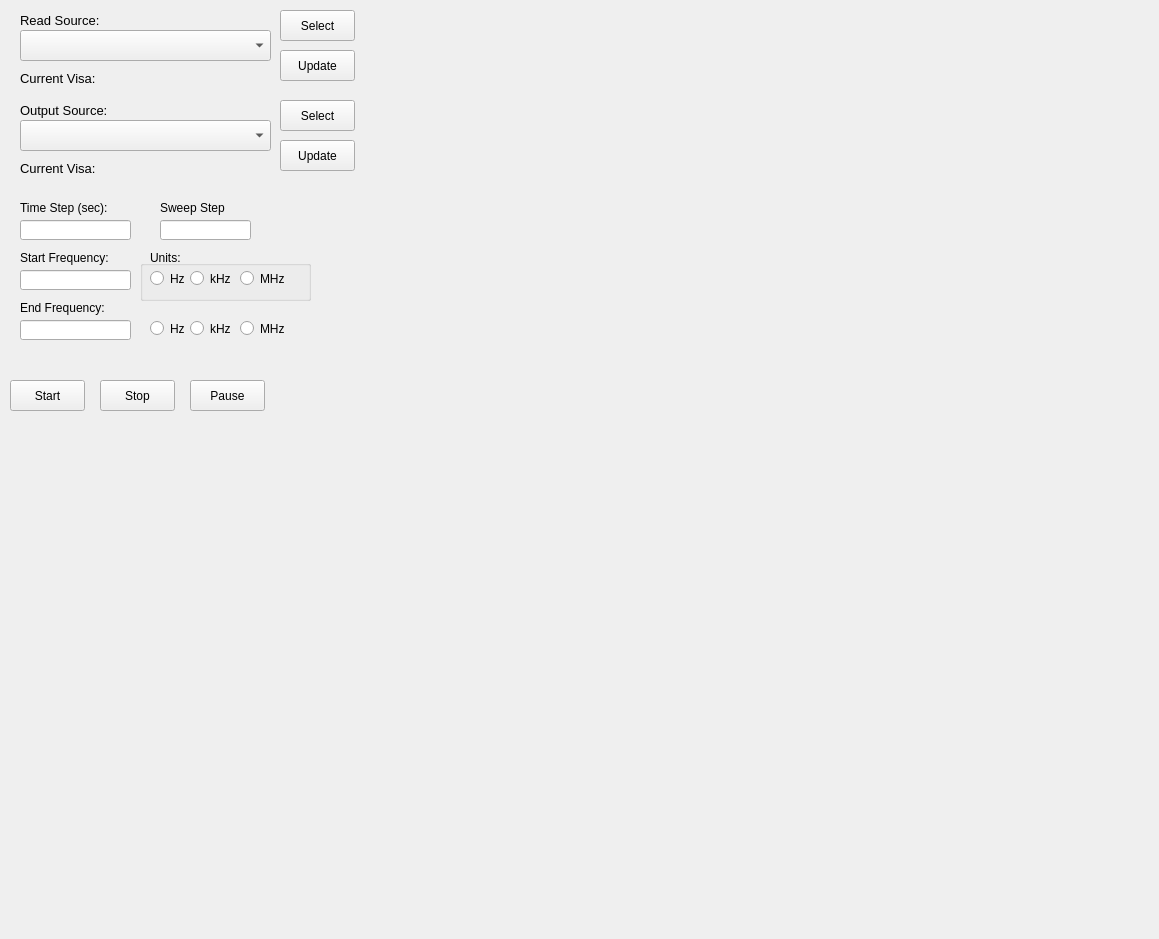
              <widget class="QWidget" name="scrollAreaWidgetContents_2">
               <property name="geometry">
                <rect>
                 <x>0</x>
                 <y>0</y>
                 <width>1159</width>
                 <height>939</height>
                </rect>
               </property>
               <widget class="QLabel" name="label_13">
                <property name="geometry">
                 <rect>
                  <x>20</x>
                  <y>70</y>
                  <width>81</width>
                  <height>16</height>
                 </rect>
                </property>
                <property name="font">
                 <font>
                  <pointsize>10</pointsize>
                 </font>
                </property>
                <property name="text">
                 <string>Current Visa:</string>
                </property>
               </widget>
               <widget class="QComboBox" name="comboBoxReadList">
                <property name="geometry">
                 <rect>
                  <x>20</x>
                  <y>30</y>
                  <width>251</width>
                  <height>31</height>
                 </rect>
                </property>
               </widget>
               <widget class="QLabel" name="labelCurrentVisa">
                <property name="geometry">
                 <rect>
                  <x>100</x>
                  <y>70</y>
                  <width>161</width>
                  <height>16</height>
                 </rect>
                </property>
                <property name="font">
                 <font>
                  <pointsize>10</pointsize>
                 </font>
                </property>
                <property name="text">
                 <string/>
                </property>
               </widget>
               <widget class="QPushButton" name="pushButtonSelectRS">
                <property name="geometry">
                 <rect>
                  <x>280</x>
                  <y>10</y>
                  <width>75</width>
                  <height>31</height>
                 </rect>
                </property>
                <property name="text">
                 <string>Select</string>
                </property>
               </widget>
               <widget class="QPushButton" name="pushButtonUpdateRS">
                <property name="geometry">
                 <rect>
                  <x>280</x>
                  <y>50</y>
                  <width>75</width>
                  <height>31</height>
                 </rect>
                </property>
                <property name="text">
                 <string>Update</string>
                </property>
               </widget>
               <widget class="QPushButton" name="pushButtonStartRS">
                <property name="geometry">
                 <rect>
                  <x>10</x>
                  <y>380</y>
                  <width>75</width>
                  <height>31</height>
                 </rect>
                </property>
                <property name="text">
                 <string>Start</string>
                </property>
               </widget>
               <widget class="QPushButton" name="pushButtonStopRS">
                <property name="geometry">
                 <rect>
                  <x>100</x>
                  <y>380</y>
                  <width>75</width>
                  <height>31</height>
                 </rect>
                </property>
                <property name="text">
                 <string>Stop</string>
                </property>
               </widget>
               <widget class="QPushButton" name="pushButtonPauseRS">
                <property name="geometry">
                 <rect>
                  <x>190</x>
                  <y>380</y>
                  <width>75</width>
                  <height>31</height>
                 </rect>
                </property>
                <property name="text">
                 <string>Pause</string>
                </property>
               </widget>
               <widget class="CurveWidget" name="curvewidgetPlot">
                <property name="geometry">
                 <rect>
                  <x>10</x>
                  <y>440</y>
                  <width>1111</width>
                  <height>491</height>
                 </rect>
                </property>
                <property name="orientation">
                 <enum>Qt::Horizontal</enum>
                </property>
               </widget>
               <widget class="QLabel" name="label_14">
                <property name="geometry">
                 <rect>
                  <x>20</x>
                  <y>10</y>
                  <width>101</width>
                  <height>20</height>
                 </rect>
                </property>
                <property name="font">
                 <font>
                  <pointsize>10</pointsize>
                 </font>
                </property>
                <property name="text">
                 <string>Read Source:</string>
                </property>
               </widget>
               <widget class="QLabel" name="label_15">
                <property name="geometry">
                 <rect>
                  <x>20</x>
                  <y>100</y>
                  <width>101</width>
                  <height>20</height>
                 </rect>
                </property>
                <property name="font">
                 <font>
                  <pointsize>10</pointsize>
                 </font>
                </property>
                <property name="text">
                 <string>Output Source:</string>
                </property>
               </widget>
               <widget class="QComboBox" name="comboBoxSourceList">
                <property name="geometry">
                 <rect>
                  <x>20</x>
                  <y>120</y>
                  <width>251</width>
                  <height>31</height>
                 </rect>
                </property>
               </widget>
               <widget class="QPushButton" name="pushButtonSourceSelectRS">
                <property name="geometry">
                 <rect>
                  <x>280</x>
                  <y>100</y>
                  <width>75</width>
                  <height>31</height>
                 </rect>
                </property>
                <property name="text">
                 <string>Select</string>
                </property>
               </widget>
               <widget class="QPushButton" name="pushButtonSourceUpdateRS">
                <property name="geometry">
                 <rect>
                  <x>280</x>
                  <y>140</y>
                  <width>75</width>
                  <height>31</height>
                 </rect>
                </property>
                <property name="text">
                 <string>Update</string>
                </property>
               </widget>
               <widget class="QLabel" name="label_17">
                <property name="geometry">
                 <rect>
                  <x>20</x>
                  <y>160</y>
                  <width>81</width>
                  <height>16</height>
                 </rect>
                </property>
                <property name="font">
                 <font>
                  <pointsize>10</pointsize>
                 </font>
                </property>
                <property name="text">
                 <string>Current Visa:</string>
                </property>
               </widget>
               <widget class="QLabel" name="labelCurrentSourceVisa">
                <property name="geometry">
                 <rect>
                  <x>100</x>
                  <y>160</y>
                  <width>161</width>
                  <height>16</height>
                 </rect>
                </property>
                <property name="font">
                 <font>
                  <pointsize>10</pointsize>
                 </font>
                </property>
                <property name="text">
                 <string/>
                </property>
               </widget>
               <widget class="QGroupBox" name="groupBox_2">
                <property name="geometry">
                 <rect>
                  <x>140</x>
                  <y>260</y>
                  <width>171</width>
                  <height>41</height>
                 </rect>
                </property>
                <property name="title">
                 <string/>
                </property>
                <widget class="QRadioButton" name="radioButtonkHzRS">
                 <property name="geometry">
                  <rect>
                   <x>50</x>
                   <y>10</y>
                   <width>51</width>
                   <height>17</height>
                  </rect>
                 </property>
                 <property name="text">
                  <string>kHz</string>
                 </property>
                </widget>
                <widget class="QRadioButton" name="radioButtonHzRS">
                 <property name="geometry">
                  <rect>
                   <x>10</x>
                   <y>10</y>
                   <width>41</width>
                   <height>17</height>
                  </rect>
                 </property>
                 <property name="text">
                  <string>Hz</string>
                 </property>
                </widget>
                <widget class="QRadioButton" name="radioButtonMHzRS">
                 <property name="geometry">
                  <rect>
                   <x>100</x>
                   <y>10</y>
                   <width>51</width>
                   <height>17</height>
                  </rect>
                 </property>
                 <property name="text">
                  <string>MHz</string>
                 </property>
                </widget>
               </widget>
               <widget class="QRadioButton" name="radioButtonEndkHzRS">
                <property name="geometry">
                 <rect>
                  <x>190</x>
                  <y>320</y>
                  <width>51</width>
                  <height>17</height>
                 </rect>
                </property>
                <property name="text">
                 <string>kHz</string>
                </property>
               </widget>
               <widget class="QLineEdit" name="lineEditEndFrequencyRS">
                <property name="geometry">
                 <rect>
                  <x>20</x>
                  <y>320</y>
                  <width>111</width>
                  <height>20</height>
                 </rect>
                </property>
               </widget>
               <widget class="QLineEdit" name="lineEditTimestepRS">
                <property name="geometry">
                 <rect>
                  <x>20</x>
                  <y>220</y>
                  <width>111</width>
                  <height>20</height>
                 </rect>
                </property>
               </widget>
               <widget class="QLabel" name="labelTimestep">
                <property name="geometry">
                 <rect>
                  <x>20</x>
                  <y>200</y>
                  <width>121</width>
                  <height>16</height>
                 </rect>
                </property>
                <property name="text">
                 <string>Time Step (sec):</string>
                </property>
               </widget>
               <widget class="QLabel" name="label_12">
                <property name="geometry">
                 <rect>
                  <x>20</x>
                  <y>250</y>
                  <width>121</width>
                  <height>16</height>
                 </rect>
                </property>
                <property name="text">
                 <string>Start Frequency:</string>
                </property>
               </widget>
               <widget class="QRadioButton" name="radioButtonEndHzRS">
                <property name="geometry">
                 <rect>
                  <x>150</x>
                  <y>320</y>
                  <width>41</width>
                  <height>17</height>
                 </rect>
                </property>
                <property name="text">
                 <string>Hz</string>
                </property>
               </widget>
               <widget class="QLabel" name="labelTimestep_2">
                <property name="geometry">
                 <rect>
                  <x>160</x>
                  <y>200</y>
                  <width>91</width>
                  <height>16</height>
                 </rect>
                </property>
                <property name="text">
                 <string>Sweep Step</string>
                </property>
               </widget>
               <widget class="QLabel" name="label_20">
                <property name="geometry">
                 <rect>
                  <x>20</x>
                  <y>300</y>
                  <width>111</width>
                  <height>16</height>
                 </rect>
                </property>
                <property name="text">
                 <string>End Frequency:</string>
                </property>
               </widget>
               <widget class="QLabel" name="label_21">
                <property name="geometry">
                 <rect>
                  <x>150</x>
                  <y>250</y>
                  <width>91</width>
                  <height>16</height>
                 </rect>
                </property>
                <property name="text">
                 <string>Units:</string>
                </property>
               </widget>
               <widget class="QRadioButton" name="radioButtonEndMHzRS">
                <property name="geometry">
                 <rect>
                  <x>240</x>
                  <y>320</y>
                  <width>51</width>
                  <height>17</height>
                 </rect>
                </property>
                <property name="text">
                 <string>MHz</string>
                </property>
               </widget>
               <widget class="QLineEdit" name="lineEditSweepStepRS">
                <property name="geometry">
                 <rect>
                  <x>160</x>
                  <y>220</y>
                  <width>91</width>
                  <height>20</height>
                 </rect>
                </property>
               </widget>
               <widget class="QLineEdit" name="lineEditStartFrequencyRS">
                <property name="geometry">
                 <rect>
                  <x>20</x>
                  <y>270</y>
                  <width>111</width>
                  <height>20</height>
                 </rect>
                </property>
               </widget>
              </widget>
